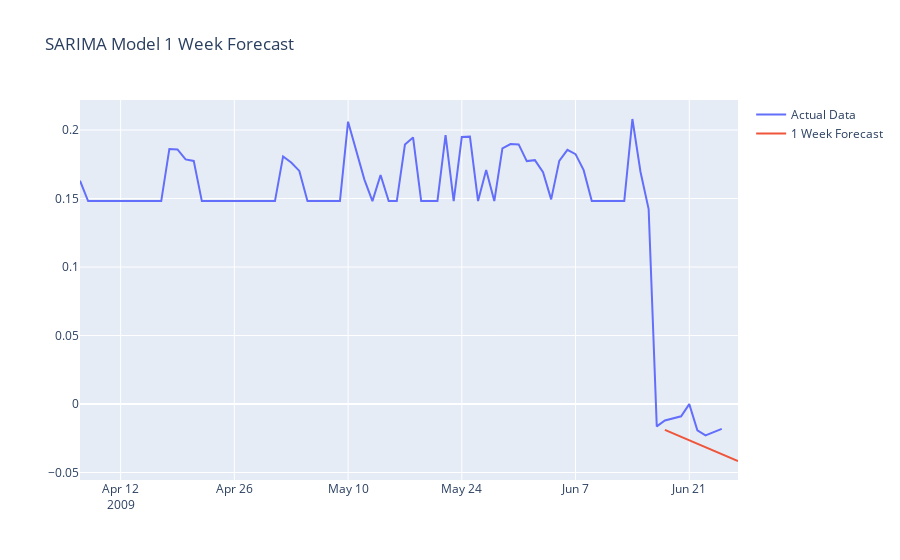

Notebook source saved alongside this figure:
### Code cell
# Create a plot for 1 Week Forecast
fig_1_week = go.Figure()

# Add actual data
fig_1_week.add_trace(go.Scatter(x=data.index, y=data['sentiment_score'], mode='lines', name='Actual Data'))

# Add 1-week forecast
fig_1_week.add_trace(go.Scatter(x=forecast_1_week.index, y=forecast_1_week, mode='lines', name='1 Week Forecast'))

# Update layout
fig_1_week.update_layout(title_text='SARIMA Model 1 Week Forecast', showlegend=True)

# Show interactive plot
fig_1_week.show()
